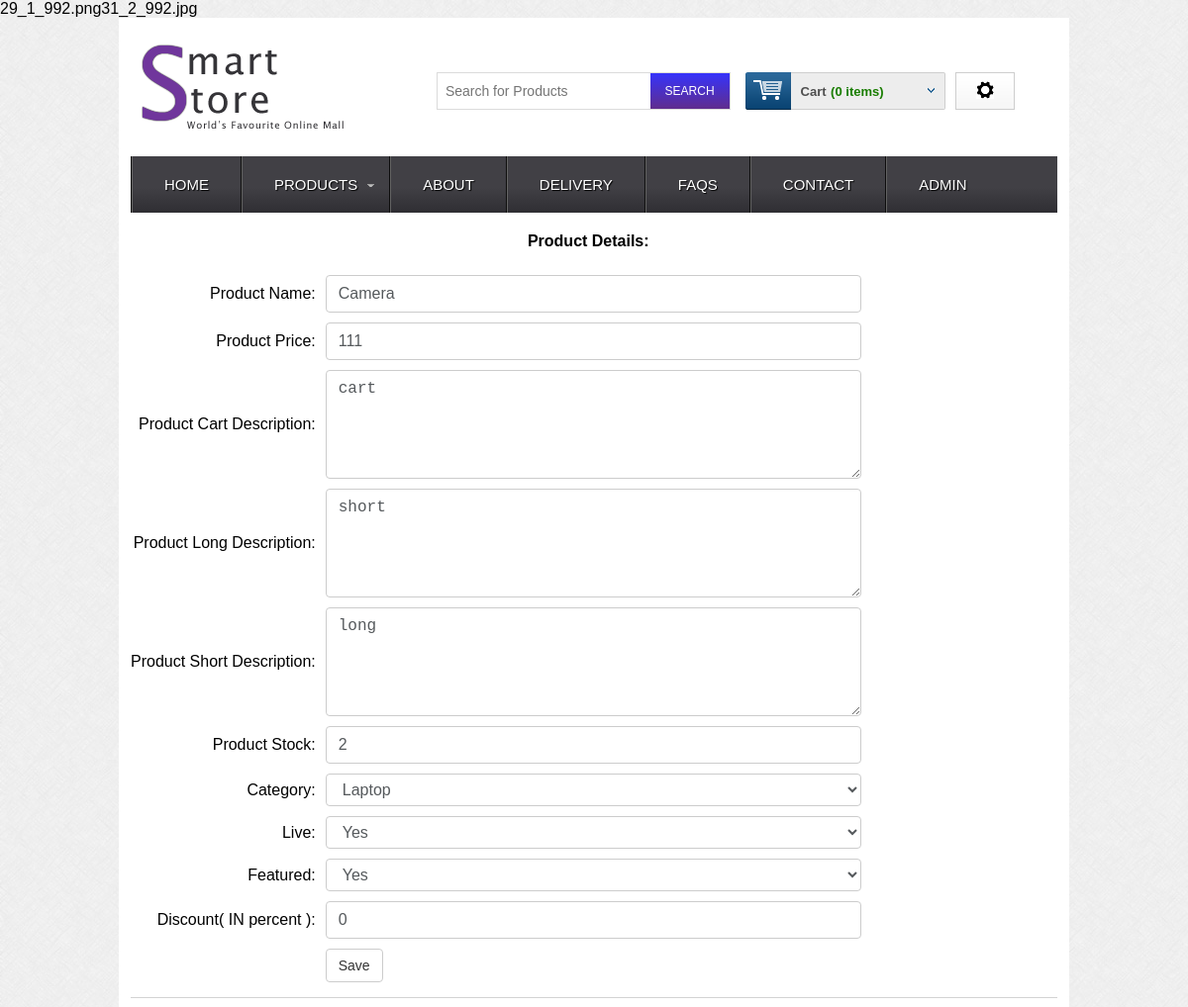
The app's page /BASE_URL/admin/edit?id=992 (signed in, upper part), older data.
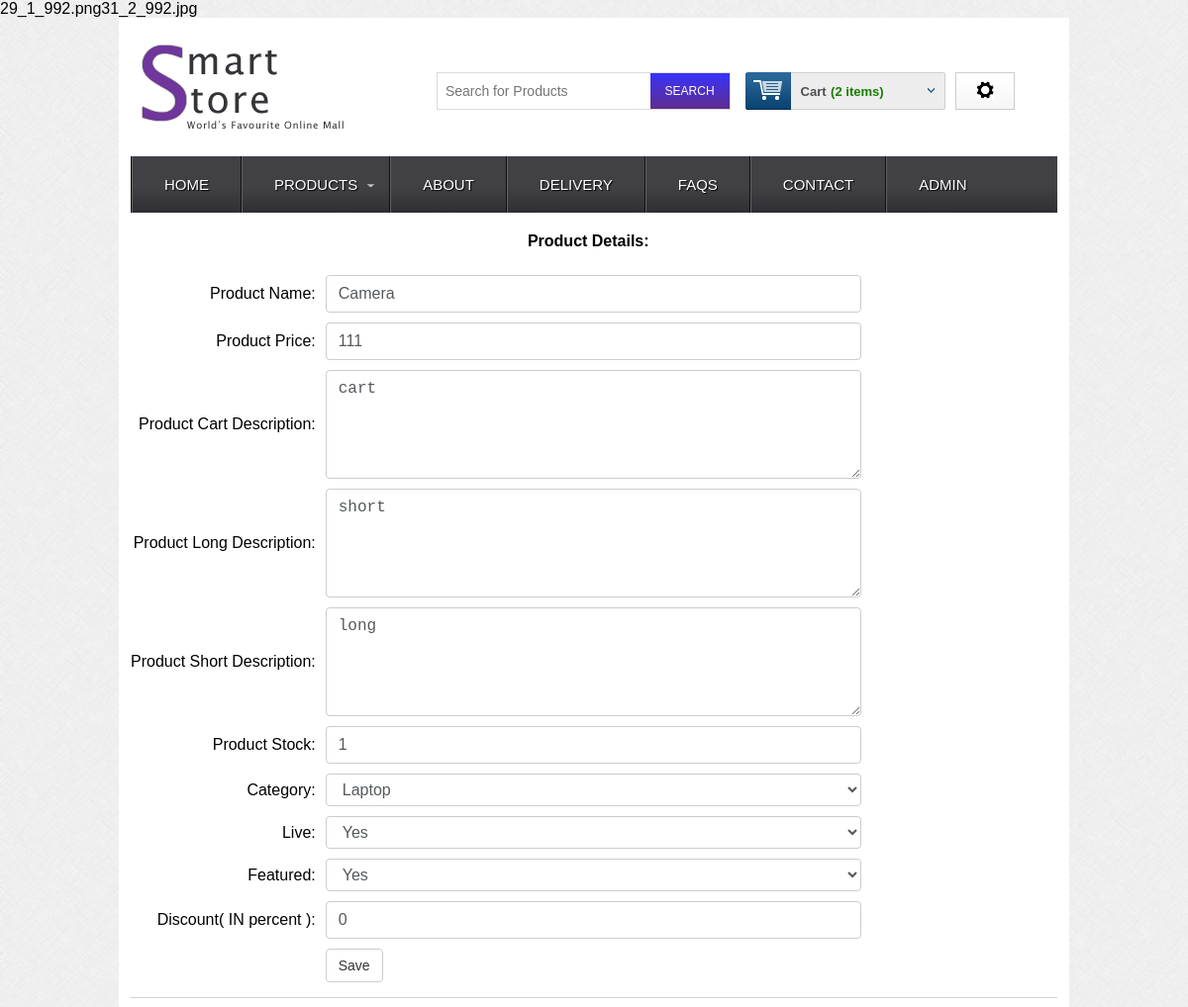
The same page, newer data.
### tables this page shows
CREATE TABLE IF NOT EXISTS `products` (
  `ProductID` int(12) NOT NULL AUTO_INCREMENT,
  `ProductSKU` varchar(50) NOT NULL,
  `ProductName` varchar(100) NOT NULL,
  `ProductPrice` float NOT NULL,
  `ProductWeight` float NOT NULL,
  `ProductCartDesc` varchar(250) NOT NULL,
  `ProductShortDesc` varchar(1000) NOT NULL,
  `ProductLongDesc` text NOT NULL,
  `ProductThumbID` int(11) NOT NULL DEFAULT '1',
  `ProductImage` varchar(100) NOT NULL,
  `ProductCategoryID` int(11) DEFAULT NULL,
  `ProductUpdateDate` timestamp NOT NULL DEFAULT CURRENT_TIMESTAMP,
  `ProductStock` int(10) unsigned DEFAULT NULL,
  `ProductLive` tinyint(1) DEFAULT '0',
  `ProductUnlimited` tinyint(1) DEFAULT '1',
  `ProductLocation` varchar(250) DEFAULT NULL,
  `Featured` tinyint(4) NOT NULL DEFAULT '0',
  `Discount` float NOT NULL DEFAULT '0',
  PRIMARY KEY (`ProductID`),
  KEY `ProductName` (`ProductName`)
);

### admin/edit.php (the view, shortened to what the changed rows need)
<?php
	require '../dbconnect.php';
	$name = '';
	$price = '';
	$cartDesc = '';
	$longDesc = '';
	$shortDesc = '';
	$stock = '';
	$live = '';
	$featured = '';
	$discount = '';
	if(isset($_GET['id']) && !empty($_GET['id'])) {
		$id = $_GET['id'];
		try {
			$stmt = $conn->prepare("SELECT *
									FROM products
									WHERE ProductID=:productID
									LIMIT 1
									");
			if($stmt->execute(array(':productID'=>$id)) && $stmt->rowCount() > 0)
			{
				$row=$stmt->fetch(PDO::FETCH_ASSOC);
				$name = $row['ProductName'];
				$price = $row['ProductPrice'];
				$cartDesc = $row['ProductCartDesc'];
				$longDesc = $row['ProductLongDesc'];
				$shortDesc = $row['ProductShortDesc'];
				$stock = $row['ProductStock'];
				$live = $row['ProductLive'];
				$featured = $row['Featured'];
				$discount = $row['Discount'];
			}
		} catch(PDOException $e) {
			$errmessage = 'An error has occurred. Please try again.';
		}finally {
			$stmt=null;
		}
	}
	require '../inc.header.php';
	require '../inc.menu.php';
?>
 </div>
 <div class="main">
    <div class="content">
		<div class="admin-edit border-bottom margin-bottom-10 padding-bottom-10">
			<form action="<?php echo BASE_URL; ?>/admin/edit.php?id=<?php echo $_GET['id']; ?>" method="post">
				<table class="admin-padding">
					<thead>
						<tr>
							<th></th>
							<th class="padding-bottom-20"><p class="font-weight-600">Product Details:</p></th>
						</tr>
					</thead>
					<tbody>
						<tr>
							<td><input class="form-control" type="text" name="productName" value="<?php echo $name; ?>" required></td>
						</tr>
						<tr>
							<td><input class="form-control" type="number" step="any" min="0" name="productPrice" value="<?php echo $price; ?>" required></td>
						</tr>
						<tr>
							<td><textarea class="form-control" rows="4" cols="50" name="productCartDescription" required><?php echo $cartDesc; ?></textarea></td>
						</tr>
						<tr>
							<td><textarea class="form-control" rows="4" cols="50" name="productLongDescription" value="" required><?php echo $longDesc; ?></textarea></td>
						</tr>
						<tr>
							<td><textarea class="form-control" rows="4" cols="50" name="productShortDescription" value="" required><?php echo $shortDesc; ?></textarea></td>
						</tr>
						<tr>
							<td><input class="form-control" type="number" name="productStock" value="<?php echo $stock; ?>" required></td>
						</tr>
						<tr>
							<td>
								<select class="form-control" name="productLive">
									<option value="1" <?php if($live == "1") { echo 'selected'; }?>>Yes</option>
								</select>
							</td>
						</tr>
						<tr>
							<td>
								<select class="form-control" name="featured">
									<option value="1" <?php if($featured == "1") { echo 'selected'; }?>>Yes</option>
								</select>
							</td>
						</tr>
						<tr>
							<td>
								<input class="form-control" type="number" name="discount" value="<?php echo $discount; ?>" required>
							</td>
						</tr>
					</tbody>
				</table>
			</form>
		</div>
    </div>
 </div>
</div>
<?php include '../inc.footer.php'; ?>

### inc.menu.php (shortened to what the changed rows need)
<body>
  <div class="wrap">
	<div class="header">
		<div class="header_top">
			  <div class="header_top_right">
				<div class="shopping_cart" onclick="window.location.href='<?php echo BASE_URL; ?>/cart'">
					<div class="cart">
						<a href="javascript:void(0)" title="View my shopping cart" rel="nofollow">
							<strong class="opencart"> </strong>
							<span class="cart_title">Cart</span>
							<?php
								if(isset($_SESSION['cart'])) {
									$count = 0;
									foreach($_SESSION['cart'] as $value) {
										$count += $value['quantity'];
									}
									echo '<span id="product_count" class="has_product">('.$count.' items)</span>';
								}
								else {
									echo '<span id="product_count" class="no_product">(0 items)</span>';
								}
							?>
						</a>
					</div>
				 </div>
	 </div>
 </div>

Row changes from the older to the newer data that the page shows:
changed products "Camera": productStock "2" → "1"
Text that changed along with them:
$count: "0" → "2"
